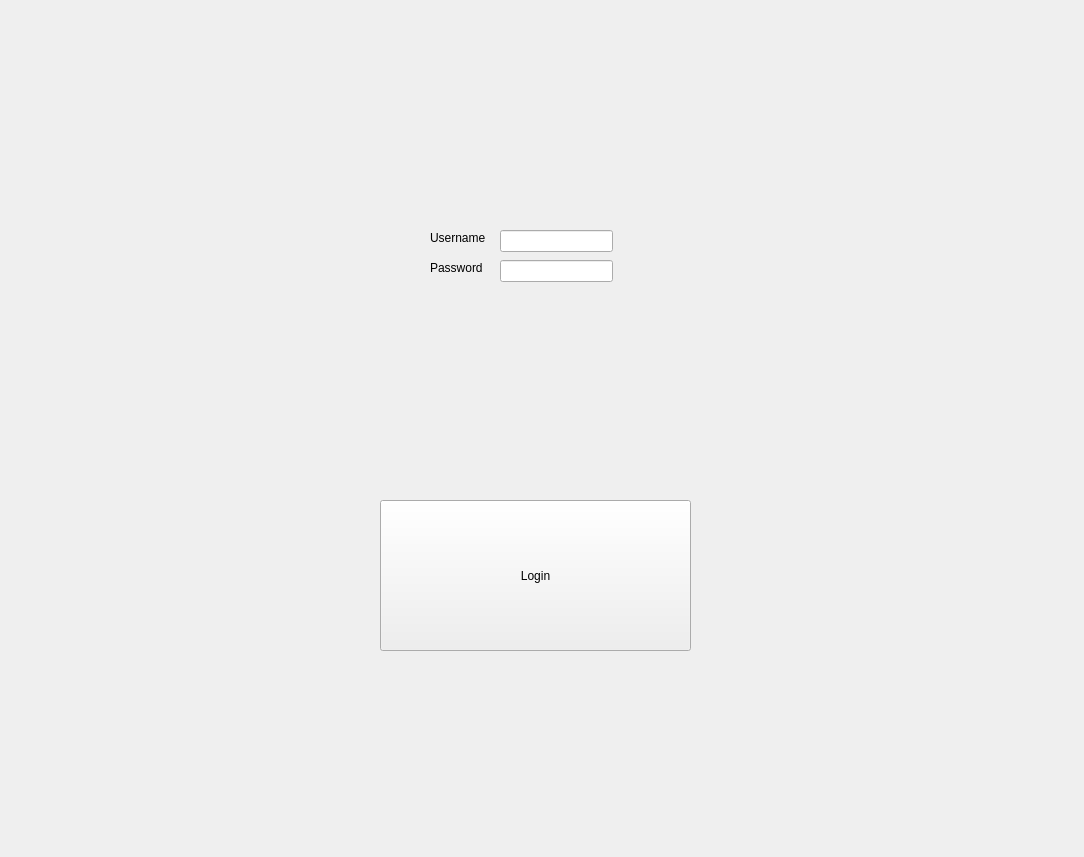
<?xml version="1.0" encoding="UTF-8"?>
<ui version="4.0">
 <class>QTWidgetInventoryClass</class>
 <widget class="QMainWindow" name="QTWidgetInventoryClass">
  <property name="geometry">
   <rect>
    <x>0</x>
    <y>0</y>
    <width>1084</width>
    <height>857</height>
   </rect>
  </property>
  <property name="windowTitle">
   <string>QTWidgetInventory</string>
  </property>
  <widget class="QWidget" name="centralWidget">
   <widget class="QLabel" name="UsernameLabel">
    <property name="geometry">
     <rect>
      <x>430</x>
      <y>230</y>
      <width>71</width>
      <height>16</height>
     </rect>
    </property>
    <property name="text">
     <string>Username</string>
    </property>
   </widget>
   <widget class="QLabel" name="PasswordLabel">
    <property name="geometry">
     <rect>
      <x>430</x>
      <y>260</y>
      <width>61</width>
      <height>16</height>
     </rect>
    </property>
    <property name="text">
     <string>Password</string>
    </property>
   </widget>
   <widget class="QLineEdit" name="Username">
    <property name="geometry">
     <rect>
      <x>500</x>
      <y>230</y>
      <width>113</width>
      <height>22</height>
     </rect>
    </property>
    <property name="maxLength">
     <number>30</number>
    </property>
   </widget>
   <widget class="QLineEdit" name="Password">
    <property name="geometry">
     <rect>
      <x>500</x>
      <y>260</y>
      <width>113</width>
      <height>22</height>
     </rect>
    </property>
    <property name="maxLength">
     <number>30</number>
    </property>
   </widget>
   <widget class="QPushButton" name="LoginButton">
    <property name="geometry">
     <rect>
      <x>380</x>
      <y>500</y>
      <width>311</width>
      <height>151</height>
     </rect>
    </property>
    <property name="text">
     <string>Login</string>
    </property>
    <property name="default">
     <bool>false</bool>
    </property>
    <property name="flat">
     <bool>false</bool>
    </property>
   </widget>
   <widget class="QLabel" name="SuccessLabel">
    <property name="geometry">
     <rect>
      <x>410</x>
      <y>430</y>
      <width>241</width>
      <height>20</height>
     </rect>
    </property>
    <property name="text">
     <string/>
    </property>
   </widget>
  </widget>
 </widget>
 <layoutdefault spacing="6" margin="11"/>
 <resources>
  <include location="QTWidgetInventory.qrc"/>
 </resources>
 <connections>
  <connection>
   <sender>LoginButton</sender>
   <signal>clicked()</signal>
   <receiver>QTWidgetInventoryClass</receiver>
   <slot>OnLogin()</slot>
   <hints>
    <hint type="sourcelabel">
     <x>337</x>
     <y>321</y>
    </hint>
    <hint type="destinationlabel">
     <x>360</x>
     <y>199</y>
    </hint>
   </hints>
  </connection>
 </connections>
 <slots>
  <slot>OnLogin()</slot>
 </slots>
</ui>
